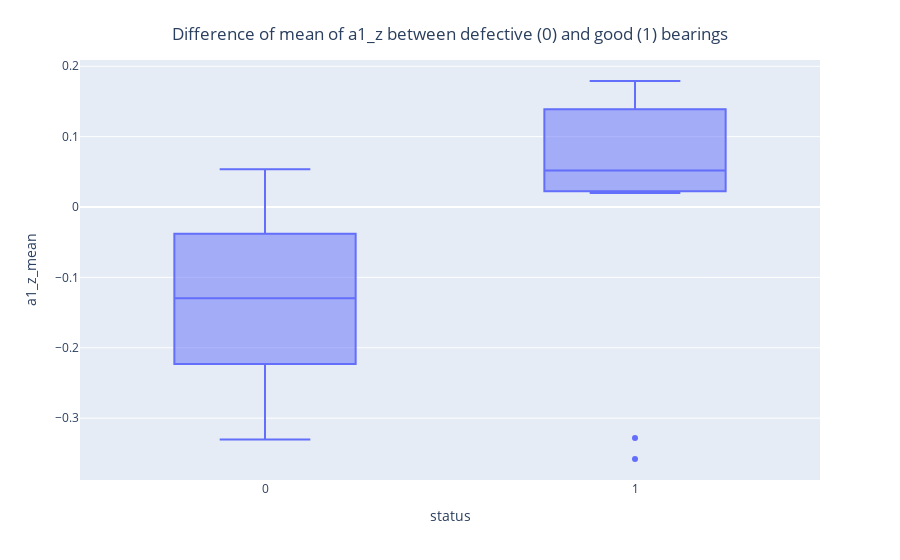

This figure's notebook cell:
### Code cell
fig = px.box(df_mean, x="status", y="a1_z_mean")
fig.update_layout(
    title={
        'text': "Difference of mean of a1_z between defective (0) and good (1) bearings",
        'y':0.95,
        'x':0.5,
        'xanchor': 'center',
        'yanchor': 'top'})
fig.show()

### Figure 1 — Plotly figure (JSON) as saved in the notebook; plotly's stock layout.template omitted (floating-point values rounded to 4 significant figures)
{"data": [{"alignmentgroup": "True", "hovertemplate": "status=%{x}<br>a1_z_mean=%{y}<extra></extra>", "legendgroup": "", "marker": {"color": "#636efa"}, "name": "", "notched": false, "offsetgroup": "", "orientation": "v", "showlegend": false, "type": "box", "x": [0.0, 0.0, 0.0, 0.0, 0.0, 0.0, 0.0, 0.0, 0.0, 0.0, 0.0, 0.0, 0.0, 0.0, 0.0, 0.0, 0.0, 0.0, 0.0, 0.0, 0.0, 0.0, 0.0, 0.0, 0.0, 0.0, 0.0, 0.0, 0.0, 0.0, 0.0, 0.0, 0.0, 0.0, 0.0, 0.0, 0.0, 0.0, 0.0, 0.0, 0.0, 0.0, 0.0, 0.0, 0.0, 0.0, 0.0, 0.0, 0.0, 0.0, 0.0, 0.0, 0.0, 0.0, 0.0, 0.0, 0.0, 0.0, 0.0, 0.0, 0.0, 0.0, 0.0, 0.0, 0.0, 0.0, 0.0, 0.0, 0.0, 0.0, 0.0, 0.0, 0.0, 0.0, 0.0, 0.0, 0.0, 0.0, 0.0, 0.0, 0.0, 0.0, 0.0, 0.0, 0.0, 0.0, 0.0, 0.0, 0.0, 0.0, 0.0, 0.0, 0.0, 0.0, 0.0, 0.0, 0.0, 0.0, 0.0, 1.0, 1.0, 1.0, 1.0, 1.0, 1.0, 1.0, 1.0, 1.0, 1.0, 1.0, 1.0], "x0": " ", "xaxis": "x", "y": [-0.1125, -0.118, -0.1178, -0.1295, -0.13, -0.1106, -0.1077, -0.0862, -0.08925, -0.104, -0.2347, -0.2662, -0.2776, -0.2135, -0.1883, -0.2624, -0.1978, -0.1986, -0.1403, -0.2401, -0.3302, -0.3151, -0.1537, -0.2684, -0.2632, -0.2445, -0.2547, -0.245, -0.1809, -0.2198, -0.2785, -0.2445, -0.2378, -0.1887, -0.2469, -0.184, -0.1904, -0.2503, -0.2294, -0.2423, -0.2241, -0.2304, -0.2727, -0.2264, -0.2009, -0.2229, -0.209, -0.2383, -0.2231, -0.08928, -0.218, -0.1582, -0.1365, -0.1582, -0.1458, -0.09471, -0.1612, -0.1211, -0.1165, -0.1147, -0.109, -0.1317, -0.1339, -0.1209, -0.1404, -0.1193, 0.03249, 0.0516, -0.04656, -0.02205, 0.01518, -0.0325, -0.0113, -0.01929, 0.003094, -0.03299, 0.01818, 0.01113, -0.01429, 0.05372, -0.02082, -0.04295, -0.04387, 0.03131, 0.0434, -0.02894, -0.02595, -0.03752, -0.02085, -0.007559, -0.03163, 0.005527, -0.03972, -0.01071, -0.03906, -0.04292, -0.02098, -0.04817, -0.07714, -0.3282, -0.358, 0.02499, 0.03685, 0.01984, 0.07751, 0.03503, 0.06699, 0.1462, 0.1362, 0.1415, 0.1791], "y0": " ", "yaxis": "y"}], "layout": {"boxmode": "group", "legend": {"tracegroupgap": 0}, "margin": {"t": 60}, "title": {"text": "Difference of mean of a1_z between defective (0) and good (1) bearings", "x": 0.5, "xanchor": "center", "y": 0.95, "yanchor": "top"}, "xaxis": {"anchor": "y", "domain": [0.0, 1.0], "title": {"text": "status"}}, "yaxis": {"anchor": "x", "domain": [0.0, 1.0], "title": {"text": "a1_z_mean"}}}}
